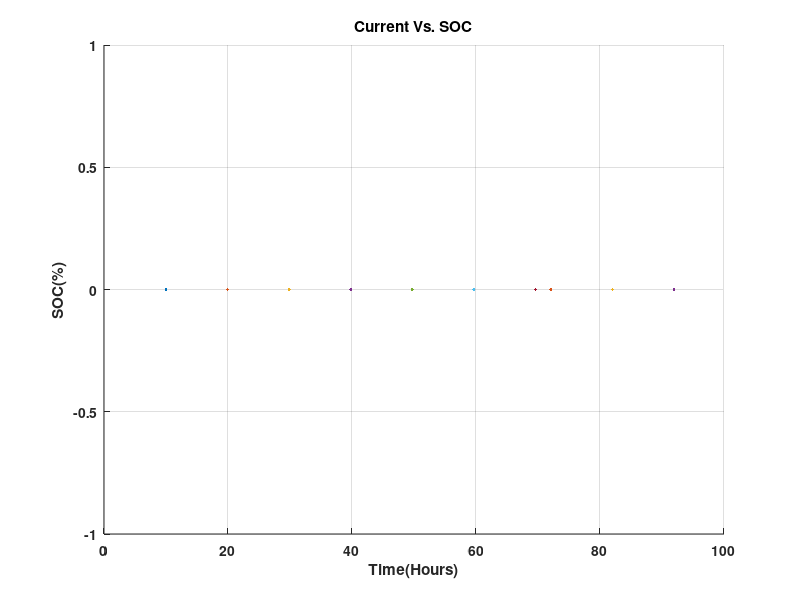

This chart was generated by the following MATLAB code:
clc;
clear all;
close all;
VOC=[58.8 59 59.7 ];

SOC=[10:9.930486594:9.930486594*8 72.06552165 72.06552165:9.930486594:100 ]
%[a y] = lineReg(I, x)
%eqn = sprintf('V_{oc}-V_{t}= %.4f*Battery Current + %.4f', a, y);

hold on

%plot(I,x,'*','LineWidth',2);
plot(SOC,I,'LineWidth',2),xlabel('Time(Hours)','FontWeight','bold'),ylabel('SOC(%)','FontWeight','bold'),set(gca,'FontWeight','bold'), title('Current Vs. SOC','FontWeight','bold'), grid on,xlim([0 100]);
%annotation('textbox', [.6 .2 .25 .1], 'String', ...
                   % ['R_{internal} = 0.2189','\Omega'],'FontWeight','bold','BackgroundColor','white'),
                %annotation('textbox', [.15 .81 .5 .1],'String',[eqn],'FontWeight','bold','BackgroundColor','white');
%legend('Raw','Fitted'),set(legend,'fontweight','bold')
